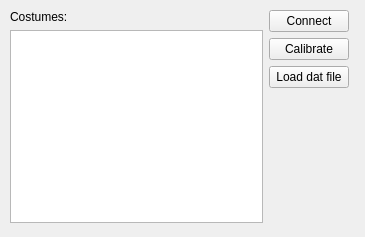
<?xml version="1.0" encoding="UTF-8"?>
<ui version="4.0">
 <class>IMUCostumeListWidget</class>
 <widget class="QWidget" name="IMUCostumeListWidget">
  <property name="geometry">
   <rect>
    <x>0</x>
    <y>0</y>
    <width>365</width>
    <height>237</height>
   </rect>
  </property>
  <property name="sizePolicy">
   <sizepolicy hsizetype="Expanding" vsizetype="Expanding">
    <horstretch>0</horstretch>
    <verstretch>0</verstretch>
   </sizepolicy>
  </property>
  <property name="windowTitle">
   <string>IMUCostumeList</string>
  </property>
  <widget class="QWidget" name="layoutWidget">
   <property name="geometry">
    <rect>
     <x>10</x>
     <y>10</y>
     <width>339</width>
     <height>213</height>
    </rect>
   </property>
   <layout class="QGridLayout" name="gridLayout">
    <item row="0" column="0">
     <widget class="QLabel" name="costumesLabel">
      <property name="text">
       <string>Costumes:</string>
      </property>
     </widget>
    </item>
    <item row="2" column="2">
     <widget class="QPushButton" name="calibrateButton">
      <property name="text">
       <string>Calibrate</string>
      </property>
     </widget>
    </item>
    <item row="1" column="0" rowspan="4">
     <widget class="QListWidget" name="costumesListWidget">
      <property name="contextMenuPolicy">
       <enum>Qt::CustomContextMenu</enum>
      </property>
     </widget>
    </item>
    <item row="4" column="2">
     <spacer name="verticalSpacer">
      <property name="orientation">
       <enum>Qt::Vertical</enum>
      </property>
      <property name="sizeHint" stdset="0">
       <size>
        <width>20</width>
        <height>40</height>
       </size>
      </property>
     </spacer>
    </item>
    <item row="0" column="2" rowspan="2">
     <widget class="QPushButton" name="connectPushButton">
      <property name="text">
       <string>Connect</string>
      </property>
     </widget>
    </item>
    <item row="3" column="2">
     <widget class="QPushButton" name="loadDatFileButton">
      <property name="text">
       <string>Load dat file</string>
      </property>
     </widget>
    </item>
   </layout>
  </widget>
 </widget>
 <resources/>
 <connections>
  <connection>
   <sender>connectPushButton</sender>
   <signal>clicked()</signal>
   <receiver>IMUCostumeListWidget</receiver>
   <slot>onConnect()</slot>
   <hints>
    <hint type="sourcelabel">
     <x>311</x>
     <y>23</y>
    </hint>
    <hint type="destinationlabel">
     <x>182</x>
     <y>104</y>
    </hint>
   </hints>
  </connection>
  <connection>
   <sender>costumesListWidget</sender>
   <signal>customContextMenuRequested(QPoint)</signal>
   <receiver>IMUCostumeListWidget</receiver>
   <slot>onCostumesListContextMenu(QPoint)</slot>
   <hints>
    <hint type="sourcelabel">
     <x>138</x>
     <y>125</y>
    </hint>
    <hint type="destinationlabel">
     <x>182</x>
     <y>118</y>
    </hint>
   </hints>
  </connection>
  <connection>
   <sender>calibrateButton</sender>
   <signal>clicked()</signal>
   <receiver>IMUCostumeListWidget</receiver>
   <slot>onCalibrate()</slot>
   <hints>
    <hint type="sourcelabel">
     <x>310</x>
     <y>51</y>
    </hint>
    <hint type="destinationlabel">
     <x>182</x>
     <y>118</y>
    </hint>
   </hints>
  </connection>
  <connection>
   <sender>loadDatFileButton</sender>
   <signal>clicked()</signal>
   <receiver>IMUCostumeListWidget</receiver>
   <slot>onLoadDatFile()</slot>
   <hints>
    <hint type="sourcelabel">
     <x>310</x>
     <y>80</y>
    </hint>
    <hint type="destinationlabel">
     <x>182</x>
     <y>118</y>
    </hint>
   </hints>
  </connection>
 </connections>
 <slots>
  <slot>onConnect()</slot>
  <slot>onCostumesListContextMenu(QPoint)</slot>
  <slot>onCalibrate()</slot>
  <slot>onLoadDatFile()</slot>
 </slots>
</ui>
